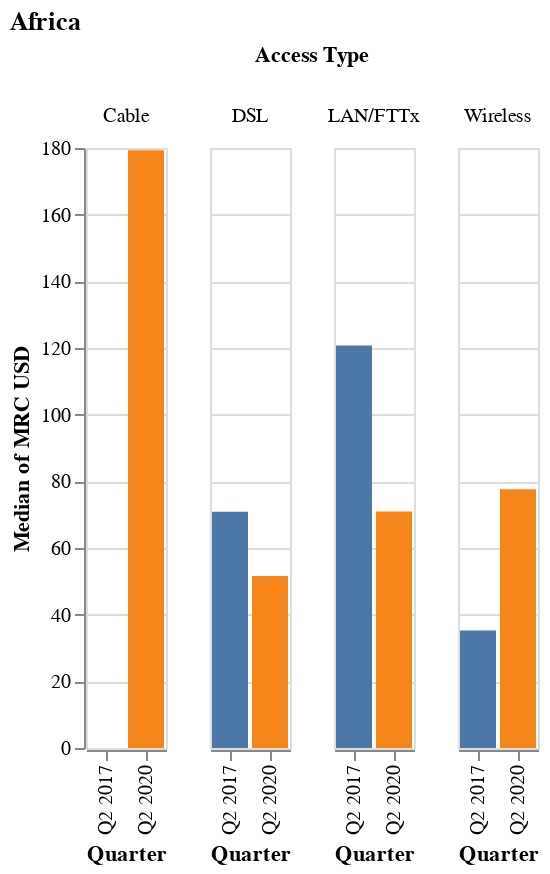

Notebook code cell kept with this figure:
### Code cell
def Median_Access_Type(Region_or_Country, RegionName_or_CountryName, final_df):

    document = final_df[final_df[Region_or_Country]==RegionName_or_CountryName]

    #include (or exclude by changing == to != and | to &) companies/Access Type/Quarter/Speed
    #document = document[(document['Company']=='Rogers Communication') | (document['Company']=='Shaw Business') | (document['Company']=='Bell Aliant') | (document['Company']=='Telus') ]
    document = document[(document['Access Type']!='Other') & (document['Access Type']!='Satellite')]
    document = document[(document['Quarter']=='Q2 2017') | (document['Quarter']=='Q2 2020')]
    document = document[document['Mbps Down (categories)']=='11-50mbps']

    graph = alt.Chart(document).mark_bar().encode(
    x='Quarter:O',
    y='median(MRC USD):Q', #change MRC Local to NRC Local or any of the other price columns to see trends in that price
    color= alt.Color('Quarter:N', legend=None),
    column='Access Type:N'
    ).properties(title = RegionName_or_CountryName )
    

    return graph

Median_Access_Type('Region', 'Africa', final_df)

### Figure 1 — Vega-Lite specification as saved in the notebook (floating-point values rounded to 4 significant figures; data arrays with more than 128 entries replaced by an {"elided": "..."} marker saying what was removed)
{"config": {"view": {"continuousWidth": 400, "continuousHeight": 300}}, "data": {"name": "data-ed4c028538a0d044122b5097b5eabc22"}, "mark": "bar", "encoding": {"color": {"type": "nominal", "field": "Quarter", "legend": null}, "column": {"type": "nominal", "field": "Access Type"}, "x": {"type": "ordinal", "field": "Quarter"}, "y": {"type": "quantitative", "aggregate": "median", "field": "MRC USD"}}, "title": "Africa", "$schema": "https://vega.github.io/schema/vega-lite/v4.8.1.json", "datasets": {"data-ed4c028538a0d044122b5097b5eabc22": {"elided": "683 records"}}}
